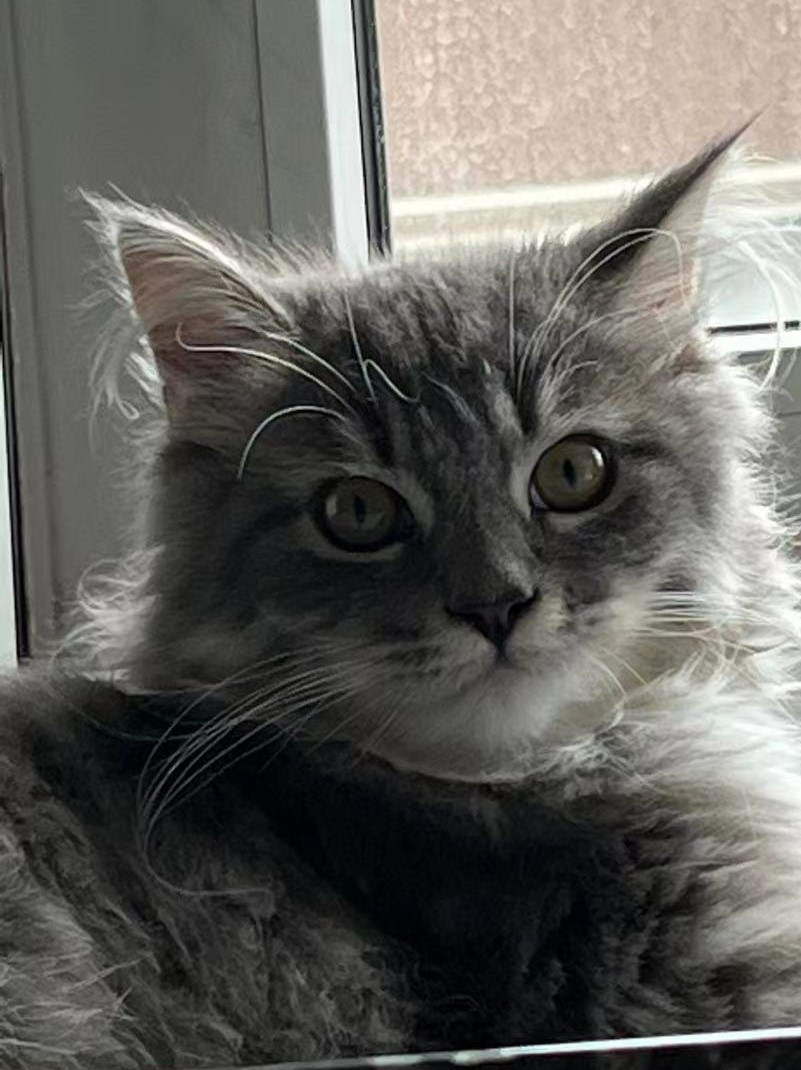
#> input picture Ex03/guagua.jpg, 801 x 1070 px
$ python Morphology.py
#> lines starting #> are read from the running program, lines starting #| are printed output that depends on the picture; after the words box and inside, x2 and y2 are one past the last pixel; in counts of white or black regions, pixels touching at a corner belong together
import numpy as np
import cv2
import matplotlib.pyplot as plt

img = cv2.imread("guagua.jpg", 0)
#> img: shape (1070, 801); min 0, max 255, mean 96.7
kernel = np.ones((5, 5), np.uint8)
img_dilate = cv2.dilate(img, kernel, iterations=1)
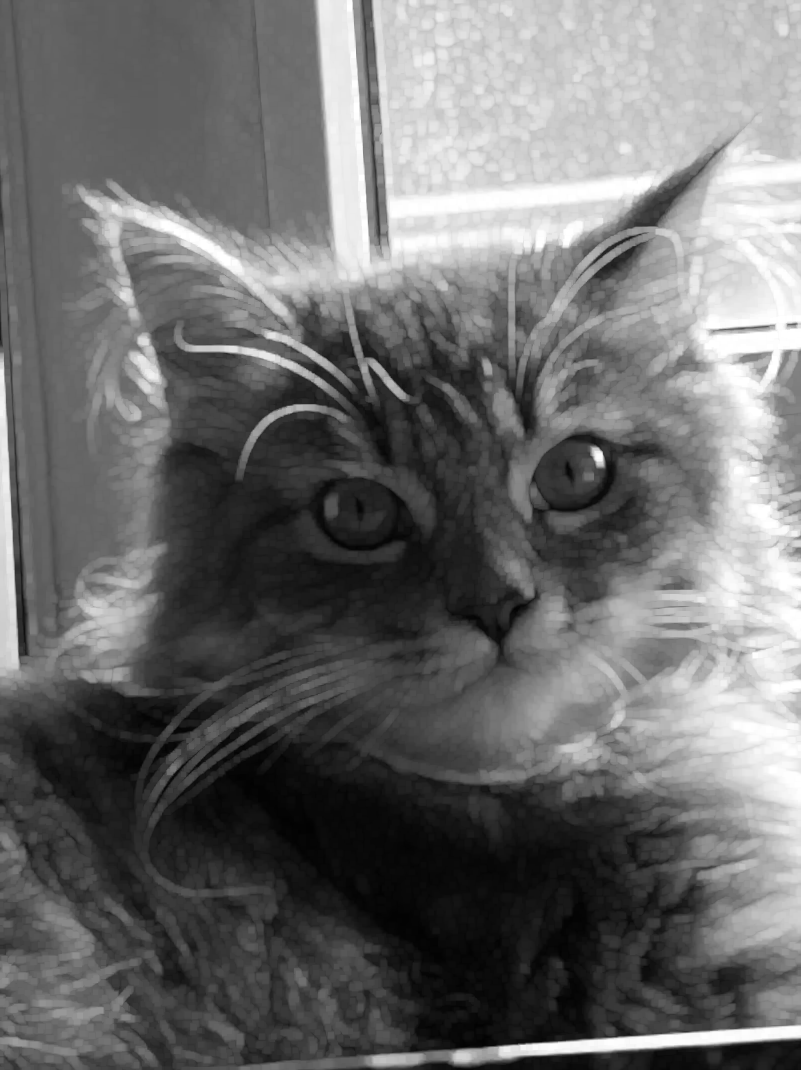
#> img_dilate: shape (1070, 801); min 2, max 255, mean 108.5
img_erosion = cv2.erode(img, kernel, iterations=1)
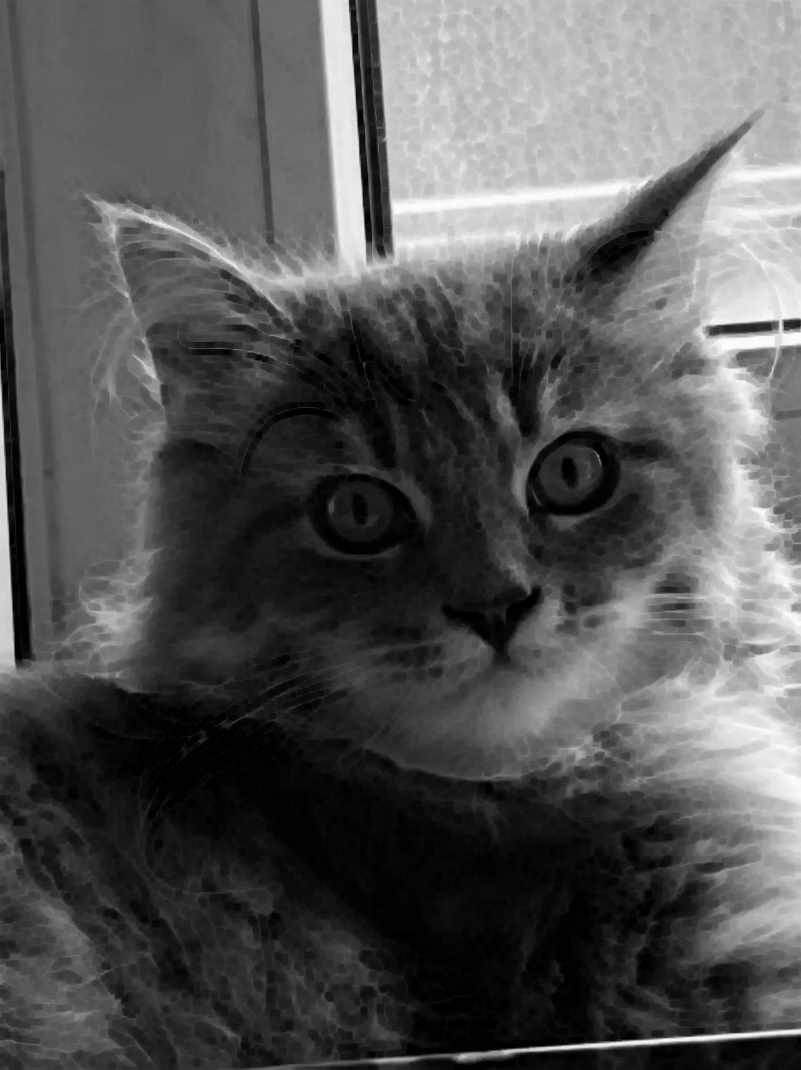
#> img_erosion: shape (1070, 801); min 0, max 253, mean 85.1

th2 = cv2.adaptiveThreshold(img, 155, cv2.ADAPTIVE_THRESH_GAUSSIAN_C, cv2.THRESH_BINARY, 11, 2)
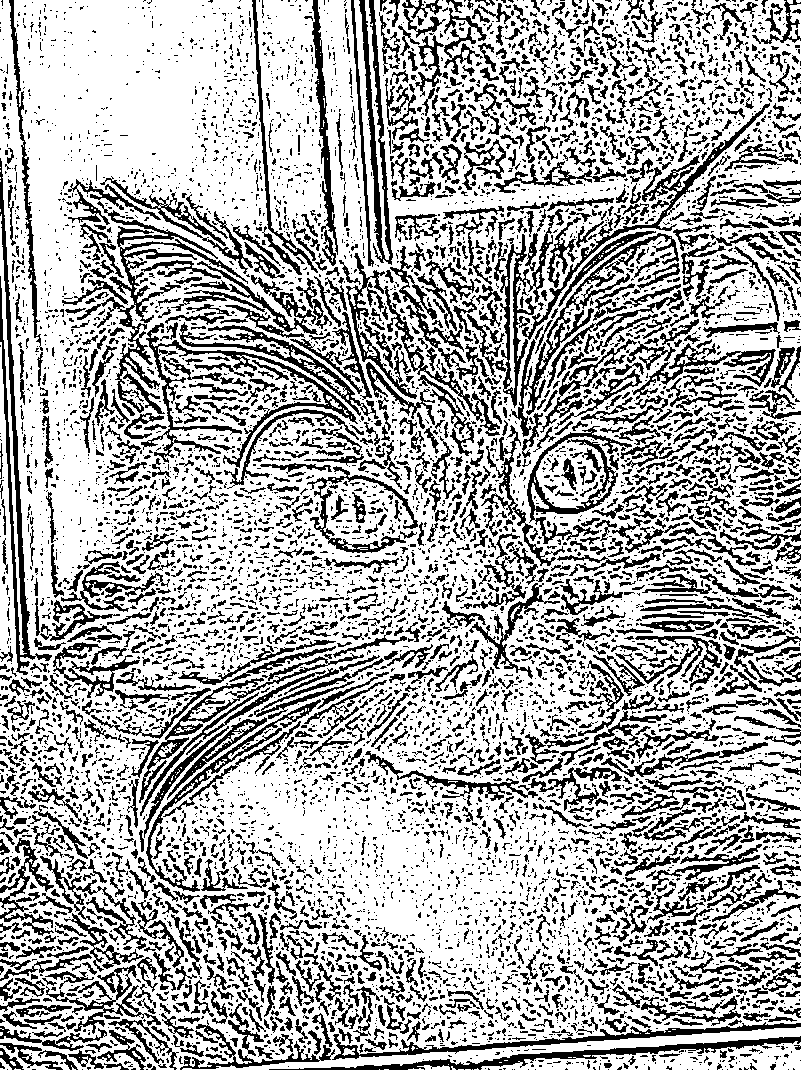
#> th2: shape (1070, 801); values 0 (black) and 155 (white), 68.8% white; 7644 black regions (5636 under 20 px), largest, box (x1, y1, x2, y2) and area: (77, 201, 248, 414) 4024, (0, 158, 52, 675) 3571, (511, 233, 679, 458) 3052
plt.imshow(th2, 'gray')
plt.show()

ret2, th3 = cv2.threshold(img, 0, 255, cv2.THRESH_OTSU)
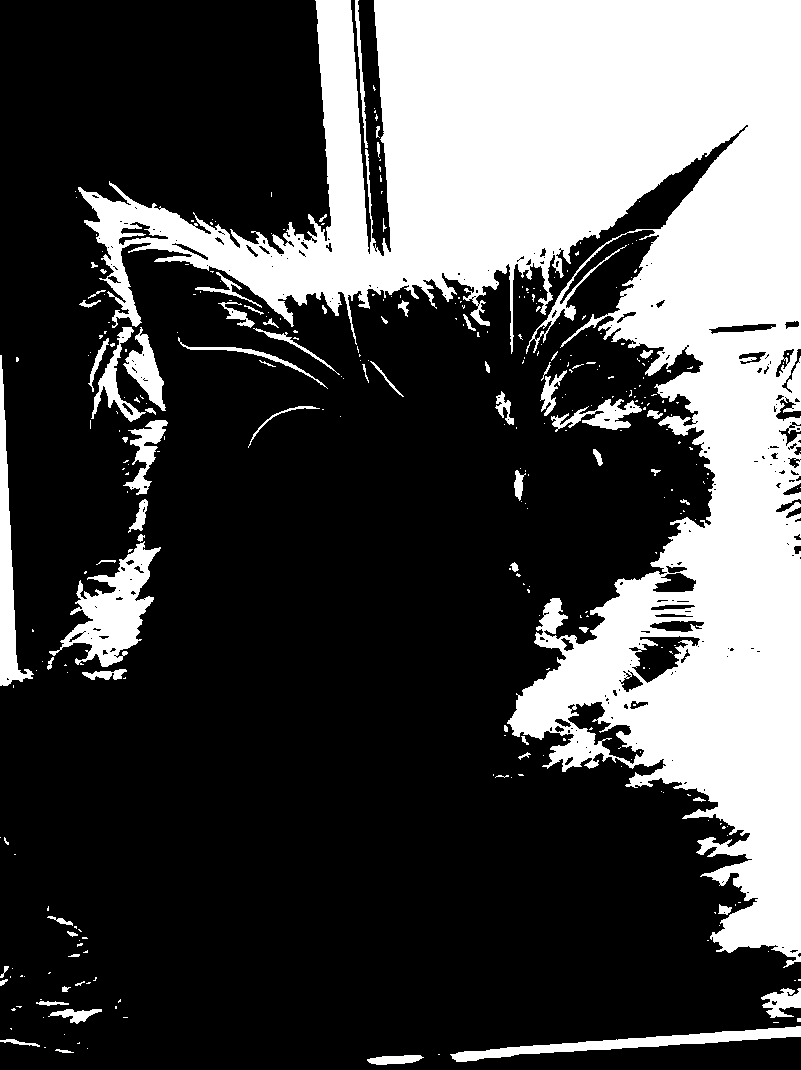
#> th3: shape (1070, 801); 29.9% white; 327 white regions (256 under 20 px), largest, box (x1, y1, x2, y2) and area: (78, 0, 801, 968) 230951, (49, 541, 161, 667) 5436, (0, 355, 34, 686) 3424
#> ret2 = 122
plt.imshow(th3, 'gray')
plt.show()

plt.subplots(1, 3)
plt.subplot(1, 3, 1)
plt.imshow(img_dilate, 'gray')

plt.subplot(1, 3, 2)
plt.imshow(img_erosion, 'gray')

plt.subplot(1, 3, 3)
plt.imshow(img_dilate - img_erosion, 'gray')
plt.show()
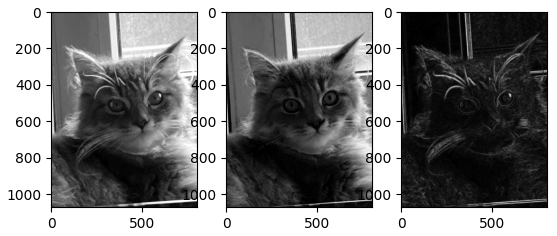
#> figure drawn by matplotlib, 3 panels

canny = cv2.Canny(img, 50, 155)
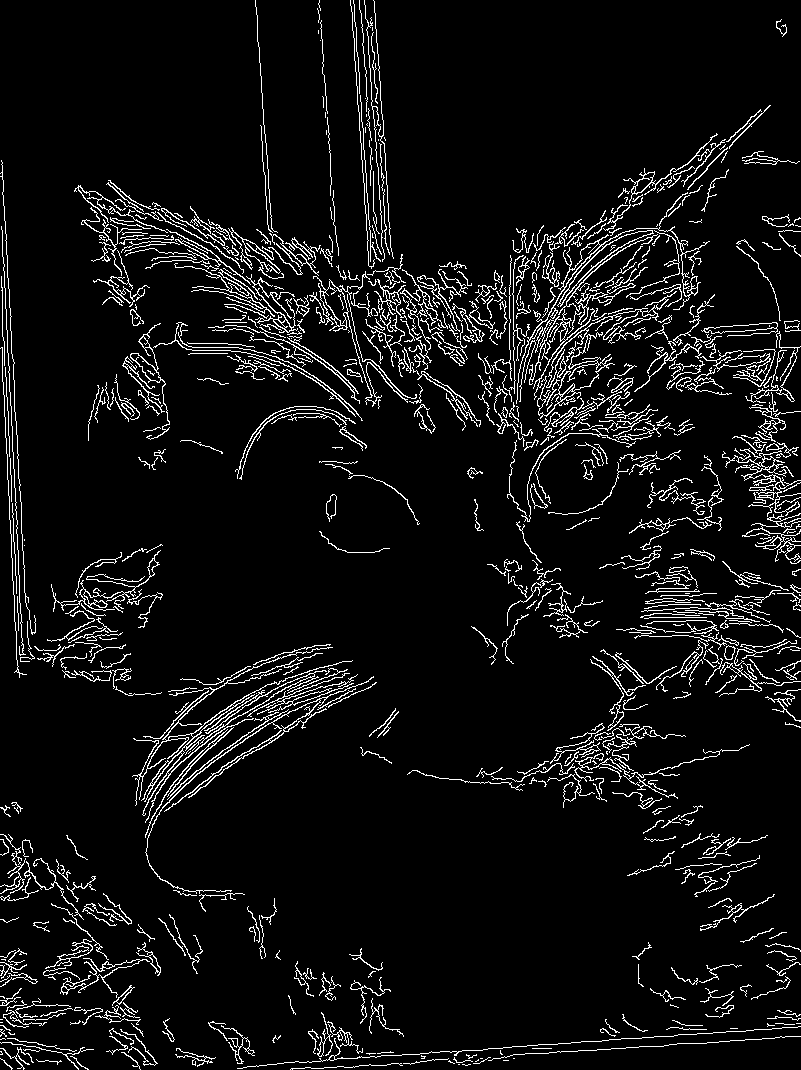
#> canny: shape (1070, 801); 6.6% white in thin lines or dots
plt.imshow(canny,'gray')
plt.show()

# gradient = cv2.morphologyEx(img, cv2.MORPH_GRADIENT, kernel)
# plt.imshow(gradient, 'gray')
# plt.show()

$ run again, with Ex03/Hand1.jpg copied over Ex03/guagua.jpg
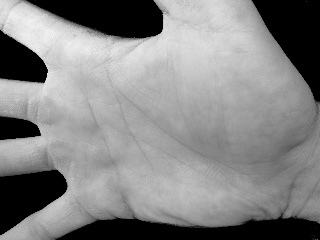
#> input picture Ex03/Hand1.jpg, 320 x 240 px
#> img is the input picture: shape (240, 320); min 0, max 248, mean 132
#> `th2 = cv2.adaptiveThreshold(img, 155, cv2.ADAPTIVE_THRESH_GAUSSIAN_C, ..`:
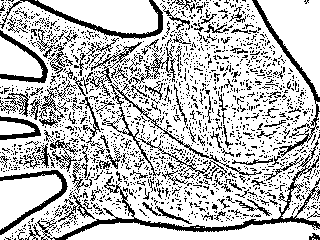
#> th2: shape (240, 320); values 0 (black) and 155 (white), 75% white; black in thin lines or dots
#> th3: shape (240, 320); 77.8% white; 9 black regions (3 under 20 px), largest, box (x1, y1, x2, y2) and area: (53, 212, 320, 240) 4627, (252, 0, 320, 107) 3703, (25, 0, 163, 39) 3544, (0, 169, 68, 235) 2772, (0, 30, 48, 83) 1646, (0, 116, 41, 140) 741
#> ret2 = 85
#> `canny = cv2.Canny(img, 50, 155)`:
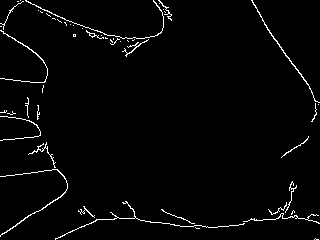
#> canny: shape (240, 320); 2.4% white in thin lines or dots

$ run again, with Ex03/Hand2.jpg copied over Ex03/guagua.jpg
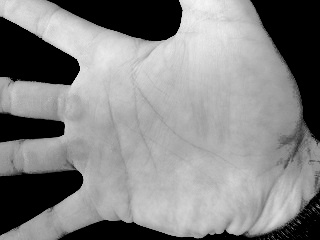
#> input picture Ex03/Hand2.jpg, 320 x 240 px
#> img is the input picture: shape (240, 320); min 0, max 246, mean 132.3
#> `th2 = cv2.adaptiveThreshold(img, 155, cv2.ADAPTIVE_THRESH_GAUSSIAN_C, ..`:
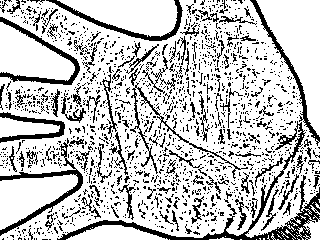
#> th2: shape (240, 320); values 0 (black) and 155 (white), 76.6% white; black in thin lines or dots
#> th3: shape (240, 320); 73.4% white; 15 black regions (9 under 20 px), largest, box (x1, y1, x2, y2) and area: (250, 0, 320, 157) 5242, (47, 0, 183, 41) 3603, (0, 17, 80, 85) 3459, (0, 164, 83, 236) 3384, (57, 187, 320, 240) 3269, (0, 112, 65, 143) 1409
#> ret2 = 91
#> `canny = cv2.Canny(img, 50, 155)`:
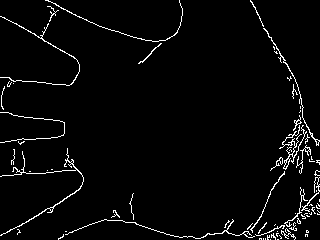
#> canny: shape (240, 320); 3.4% white in thin lines or dots

$ run again, with Ex03/Hand3.jpg copied over Ex03/guagua.jpg
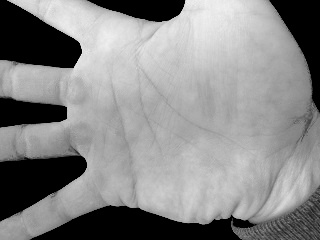
#> input picture Ex03/Hand3.jpg, 320 x 240 px
#> img is the input picture: shape (240, 320); min 0, max 241, mean 136.2
#> `th2 = cv2.adaptiveThreshold(img, 155, cv2.ADAPTIVE_THRESH_GAUSSIAN_C, ..`:
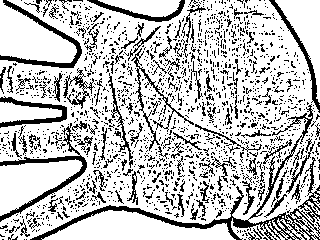
#> th2: shape (240, 320); values 0 (black) and 155 (white), 75.7% white; black in thin lines or dots
#> th3: shape (240, 320); 75.7% white; 26 black regions (19 under 20 px), largest, box (x1, y1, x2, y2) and area: (29, 186, 320, 240) 6152, (0, 0, 82, 68) 3627, (0, 147, 87, 222) 3572
#> ret2 = 92
#> `canny = cv2.Canny(img, 50, 155)`:
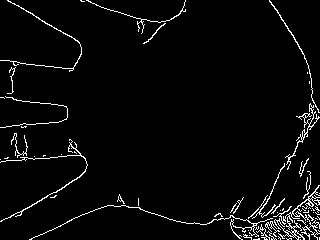
#> canny: shape (240, 320); 3.8% white in thin lines or dots
